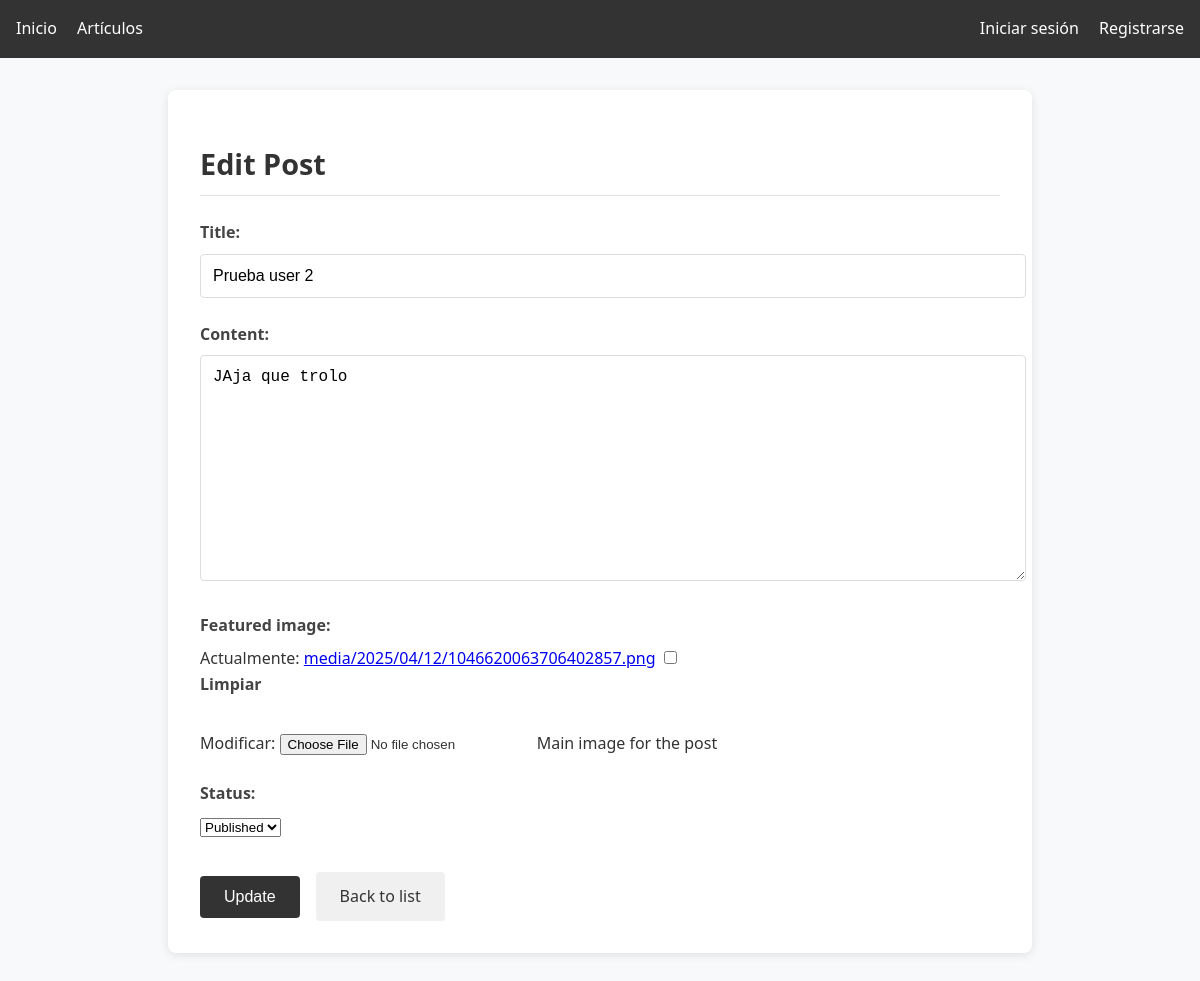
/edit/prueba-user-2/, run on the app's committed database.
### post/models.py (models this page shows, shortened)
class Post(models.Model):
    STATUS_CHOICES = [
        ('draft', 'Draft'),
        ('published', 'Published'),
    ]
    title = models.CharField(max_length=200)
    slug = models.SlugField(max_length=200, unique=True)
    author = models.ForeignKey(User, on_delete=models.CASCADE)
    content = models.TextField()
    featured_image = models.ImageField(
        upload_to='media/%Y/%m/%d/',
        blank=True,
        help_text="Main image for the post"
    )
    published_date = models.DateTimeField(default=timezone.now)
    created_date = models.DateTimeField(auto_now_add=True)
    updated_date = models.DateTimeField(auto_now=True)
    status = models.CharField(
        max_length=10,
        choices=STATUS_CHOICES,
        default='draft'
    )
    class Meta:
        ordering = ['-published_date']

### post/views.py (the view)
# urls.py: path('edit/<slug:slug>/', PostEditView.as_view(),
@method_decorator(never_cache, name='dispatch')
class PostEditView(UpdateView):
    model = Post
    template_name = 'post_edit.html'
    fields = ['title', 'content', 'featured_image', 'status']
    slug_field = 'slug'
    slug_url_kwarg = 'slug'
    success_url = reverse_lazy('post_list')

### templates/post_edit.html (shortened to what this page needs)
{% load static %}
<!DOCTYPE html>
<html lang="en">
  <head>
  </head>
  <body>
    {% include 'includes/navbar.html' %} {% block content %}
    <div class="edit-container">
      <h1>Edit Post</h1>
      <form action="" method="POST" class="edit-form">
        {% csrf_token %} {{ form.as_p }}
        <div class="btn-group">
          <input type="submit" value="Update" class="btn btn-primary" />
          <a href="{% url 'post_list' %}" class="btn btn-secondary"
            >Back to list</a
          >
        </div>
      </form>
    </div>
    {% endblock %}
  </body>
</html>

### templates/post_edit.html (style rules this page uses)
body { font-family: "Segoe UI", Tahoma, Geneva, Verdana, sans-serif; background-color: #f8f9fa; margin: 0; padding: 0; color: #333; line-height: 1.6; }
.edit-container { max-width: 800px; margin: 2rem auto; padding: 2rem; background: white; border-radius: 8px; box-shadow: 0 2px 10px rgba(0, 0, 0, 0.1); }
h1 { color: #333; margin-bottom: 1.5rem; padding-bottom: 0.5rem; border-bottom: 1px solid #e0e0e0; font-size: 1.8rem; }
.edit-form p { margin-bottom: 1.5rem; }
.edit-form label { display: block; margin-bottom: 0.5rem; font-weight: 600; color: #444; }
.edit-form input[type="text"], .edit-form textarea { width: 100%; padding: 0.75rem; border: 1px solid #ddd; border-radius: 4px; font-size: 1rem; transition: border-color 0.3s; }
.edit-form textarea { min-height: 200px; resize: vertical; }
.btn { display: inline-block; padding: 0.75rem 1.5rem; font-size: 1rem; border-radius: 4px; cursor: pointer; transition: all 0.3s; text-decoration: none; border: none; }
.btn-primary { background-color: #333; color: white; }
.btn-secondary { background-color: #f0f0f0; color: #333; margin-left: 1rem; }
.btn-group { margin-top: 2rem; display: flex; align-items: center; }

### data on the page
Post: title "Prueba user 2", content "JAja que trolo", status "Published"
